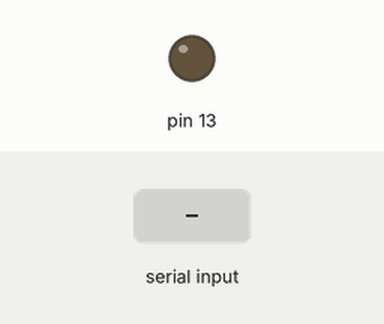
Simulated run of this sketch. Board: Arduino Uno, built with avr-gcc and run on an emulated ATmega328P. Shown: output pins drawn as LEDs (lit = HIGH). The test bench sets the inputs (shaded band).

Above: at 1.2 s.
1.3 s: "1" received over Serial
At 2.5 s:
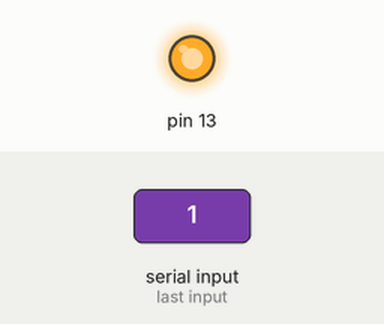
2.8 s: "0" received over Serial
At 3.7 s:
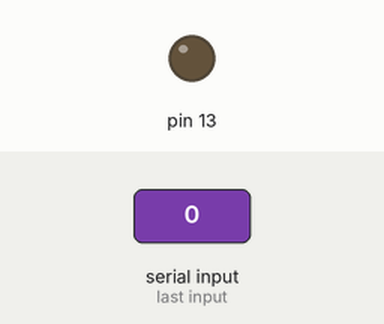
Timing chart, 0 to 5.8 s (numbered marks = the images above; inputs shaded):
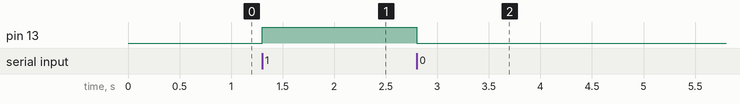

The sketch:

sketch_may23a.ino
```cpp
void setup() {
  // put your setup code here, to run once:
  // set serial data transfer rate to 9600 bau
  Serial.begin(9600);
  // set pin 13 containing LED to output
  pinMode(13, OUTPUT);
}

void loop() {
  // put your main code here, to run repeatedly:
  // check if there is data in the serial buffer
  if (Serial.available() > 0) {
    char input = Serial.read();

    // if user enters the character 1 into serial monitor,
    // turn LED at pin 13 on
    if (input == '1') {
      digitalWrite(13, HIGH);
    }

    // if user enters the character 0 into serial monitor,
    // turn LED at pin 13 off
    if (input == '0') {
      digitalWrite(13, LOW);
    }
  }
}
```

Measured:
- after the input at 1.3 s, pin 13: LOW → HIGH at once
- after the input at 2.8 s, pin 13: HIGH → LOW at once
